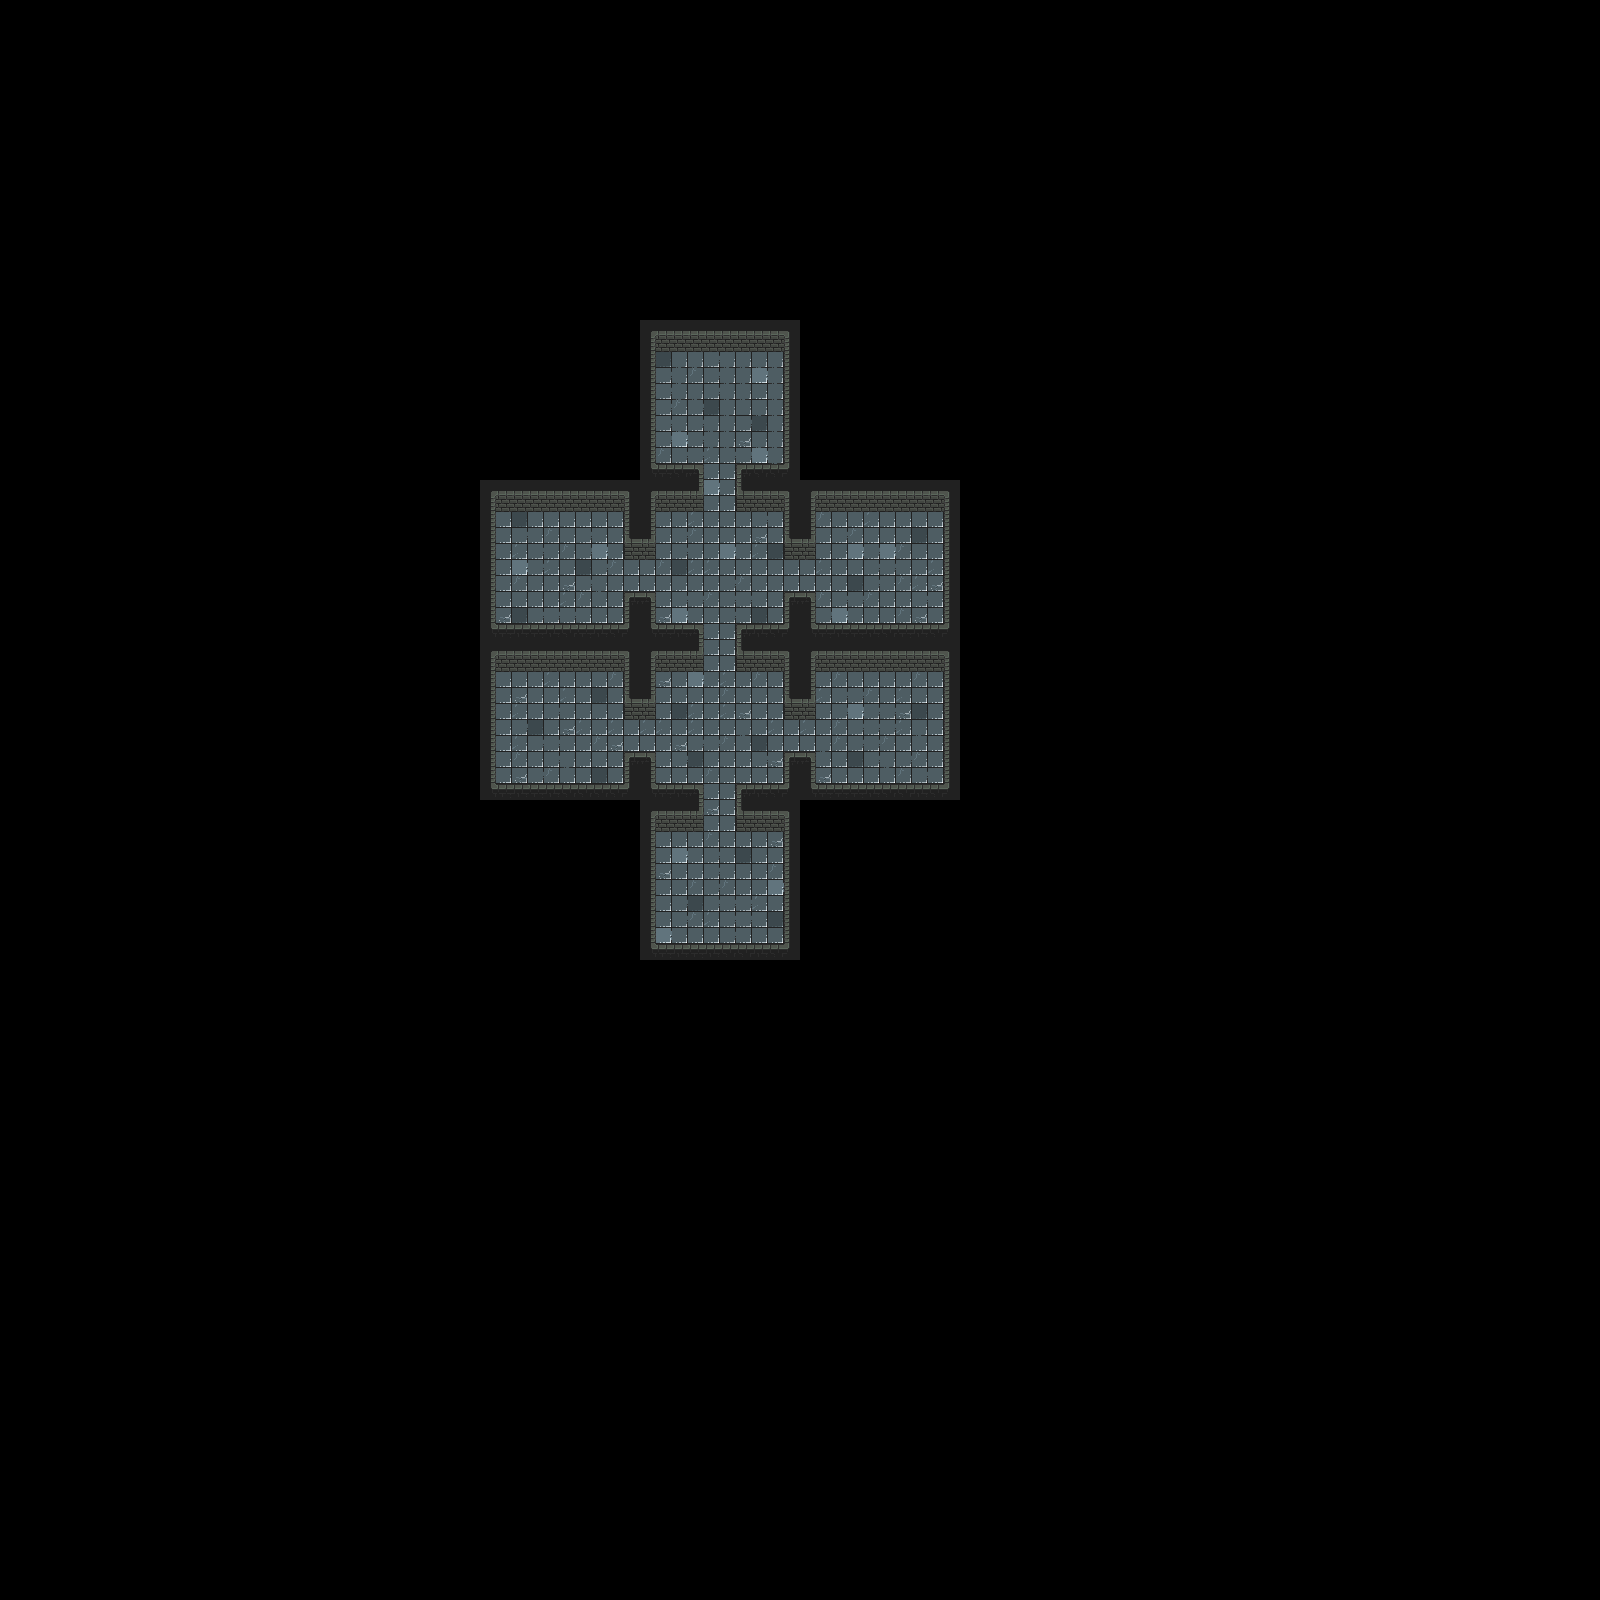

This is a level from a 2D game, rendered from its Tiled map with the project's own tilesets. A one-line summary and the map file follow, with tile-layer data summarised:
An orthogonal 100x100 tile map with 16x16 px tiles, 3 tile layers (Ground, SideWalls, Walls), 9 tilesets and 31 objects.

<map version="1.10" tiledversion="1.10.1" orientation="orthogonal" renderorder="right-down" width="100" height="100" tilewidth="16" tileheight="16" infinite="0" nextlayerid="20" nextobjectid="375">
 <editorsettings>
  <export target="../../TileSets/Ebene-01.json" format="json" />
 </editorsettings>
 <tileset firstgid="1" name="Ebene1" tilewidth="16" tileheight="16" tilecount="30" columns="6">
  <image source="../../images/Tilesets/TileSetEbene1.png" width="96" height="80" />
  <tile id="0">
   <properties>
    <property name="collides" type="bool" value="false" />
   </properties>
  </tile>
  <tile id="1">
   <properties>
    <property name="collides" type="bool" value="false" />
   </properties>
  </tile>
  <tile id="2">
   <properties>
    <property name="collides" type="bool" value="false" />
   </properties>
  </tile>
  <tile id="3">
   <properties>
    <property name="collides" type="bool" value="false" />
   </properties>
  </tile>
  <tile id="4">
   <properties>
    <property name="collides" type="bool" value="false" />
   </properties>
  </tile>
  <tile id="5">
   <properties>
    <property name="collides" type="bool" value="false" />
   </properties>
  </tile>
  <tile id="6">
   <properties>
    <property name="collides" type="bool" value="false" />
   </properties>
  </tile>
  <tile id="7">
   <properties>
    <property name="collides" type="bool" value="true" />
   </properties>
  </tile>
  <tile id="8">
   <properties>
    <property name="collides" type="bool" value="false" />
   </properties>
  </tile>
  <tile id="9">
   <properties>
    <property name="collides" type="bool" value="false" />
   </properties>
  </tile>
  <tile id="10">
   <properties>
    <property name="collides" type="bool" value="true" />
   </properties>
  </tile>
  <tile id="11">
   <properties>
    <property name="collides" type="bool" value="false" />
   </properties>
  </tile>
  <tile id="12">
   <properties>
    <property name="collides" type="bool" value="true" />
   </properties>
  </tile>
  <tile id="13">
   <properties>
    <property name="collides" type="bool" value="true" />
   </properties>
  </tile>
  <tile id="14">
   <properties>
    <property name="collides" type="bool" value="true" />
   </properties>
  </tile>
  <tile id="15">
   <properties>
    <property name="collides" type="bool" value="true" />
   </properties>
  </tile>
  <tile id="16">
   <properties>
    <property name="collides" type="bool" value="true" />
   </properties>
  </tile>
  <tile id="17">
   <properties>
    <property name="collides" type="bool" value="true" />
   </properties>
  </tile>
  <tile id="18">
   <properties>
    <property name="collides" type="bool" value="true" />
   </properties>
  </tile>
  <tile id="19">
   <properties>
    <property name="collides" type="bool" value="true" />
   </properties>
  </tile>
  <tile id="20">
   <properties>
    <property name="collides" type="bool" value="true" />
   </properties>
  </tile>
  <tile id="21">
   <properties>
    <property name="collides" type="bool" value="true" />
   </properties>
  </tile>
  <tile id="22">
   <properties>
    <property name="collides" type="bool" value="true" />
   </properties>
  </tile>
  <tile id="23">
   <properties>
    <property name="collides" type="bool" value="true" />
   </properties>
  </tile>
  <tile id="24">
   <properties>
    <property name="collides" type="bool" value="true" />
   </properties>
  </tile>
  <tile id="25">
   <properties>
    <property name="collides" type="bool" value="true" />
   </properties>
  </tile>
  <tile id="26">
   <properties>
    <property name="collides" type="bool" value="true" />
   </properties>
  </tile>
  <tile id="27">
   <properties>
    <property name="collides" type="bool" value="true" />
   </properties>
  </tile>
  <tile id="28">
   <properties>
    <property name="collides" type="bool" value="false" />
   </properties>
  </tile>
  <tile id="29">
   <properties>
    <property name="collides" type="bool" value="false" />
   </properties>
  </tile>
 </tileset>
 <tileset firstgid="31" name="Slime_idle-Sheet" tilewidth="16" tileheight="16" tilecount="2" columns="2">
  <image source="../../sprites/enemy1/Slime_idle-Sheet.png" width="32" height="16" />
 </tileset>
 <tileset firstgid="33" name="normal_Chest" tilewidth="16" tileheight="16" tilecount="5" columns="5">
  <image source="../../sprites/Objects/chests/normal_Chest-Sheet.png" width="80" height="16" />
 </tileset>
 <tileset firstgid="38" name="Small_LightPillar_Sphere" tilewidth="16" tileheight="16" tilecount="1" columns="1">
  <image source="../../sprites/Icons/Small_LightPillar_Sphere.png" width="16" height="16" />
 </tileset>
 <tileset firstgid="39" name="Small_LightPillar-Sheet" tilewidth="16" tileheight="24" tilecount="9" columns="9">
  <image source="../../sprites/Objects/lightPillar/Small_LightPillar-Sheet.png" width="144" height="24" />
 </tileset>
 <tileset firstgid="48" name="Slime2_idle-Sheet" tilewidth="16" tileheight="16" tilecount="2" columns="2">
  <image source="../../sprites/enemy2/Slime2_idle-Sheet.png" width="32" height="16" />
 </tileset>
 <tileset firstgid="50" name="Slime3_idle-Sheet" tilewidth="16" tileheight="16" tilecount="2" columns="2">
  <image source="../../sprites/enemy3/Slime3_idle-Sheet.png" width="32" height="16" />
 </tileset>
 <tileset firstgid="52" name="hearth_Chest-Sheet" tilewidth="16" tileheight="16" tilecount="5" columns="5">
  <image source="../../sprites/Objects/chests/hearth_Chest-Sheet.png" width="80" height="16" />
 </tileset>
 <tileset firstgid="57" name="Stairs" tilewidth="16" tileheight="16" tilecount="1" columns="1">
  <image source="../../sprites/Objects/stairs/Stairs.png" width="16" height="16" />
 </tileset>
 <layer id="3" name="Ground" width="100" height="100" locked="1">
  <data>[10000 cells, 482 non-empty, 10 distinct tile ids]</data>
 </layer>
 <layer id="2" name="SideWalls" width="100" height="100" locked="1">
  <data>[10000 cells, 66 non-empty, 3 distinct tile ids]</data>
 </layer>
 <layer id="5" name="Walls" width="100" height="100" locked="1">
  <data>[10000 cells, 318 non-empty, 17 distinct tile ids]</data>
 </layer>
 <objectgroup id="11" name="LightPillars">
  <object id="330" gid="39" x="736" y="528" width="16" height="24" />
  <object id="331" gid="39" x="688" y="528" width="16" height="24" />
  <object id="332" gid="39" x="560" y="528" width="16" height="24" />
  <object id="335" gid="39" x="768" y="688" width="16" height="24" />
  <object id="336" gid="39" x="512" y="704" width="16" height="24" />
  <object id="337" gid="39" x="576" y="784" width="16" height="24" />
  <object id="339" gid="39" x="688" y="784" width="16" height="24" />
  <object id="352" gid="39" x="928" y="528" width="16" height="24" />
 </objectgroup>
 <objectgroup id="13" name="SmallSpheres" locked="1">
  <object id="340" gid="38" x="848" y="736" width="16" height="16" />
  <object id="342" gid="38" x="912" y="752" width="16" height="16" />
  <object id="343" gid="38" x="736" y="576" width="16" height="16" />
  <object id="345" gid="38" x="672" y="544" width="16" height="16" />
  <object id="346" gid="38" x="512" y="592" width="16" height="16" />
  <object id="348" gid="38" x="656" y="720" width="16" height="16" />
  <object id="349" gid="38" x="496" y="768" width="16" height="16" />
  <object id="350" gid="38" x="832" y="528" width="16" height="16" />
 </objectgroup>
 <objectgroup id="12" name="NormalChests" locked="1">
  <!-- 6 objects omitted --></objectgroup>
 <objectgroup id="18" name="HearthChests" locked="1">
  <!-- 1 objects omitted --></objectgroup>
 <objectgroup id="14" name="Slimes" locked="1">
  <!-- 7 objects omitted --></objectgroup>
 <objectgroup id="15" name="Slimes2" locked="1" />
 <objectgroup id="16" name="Slimes3" locked="1" />
 <objectgroup id="19" name="Stairs" locked="1">
  <!-- 1 objects omitted --></objectgroup>
</map>
<!-- 15 of 31 objects omitted -->
